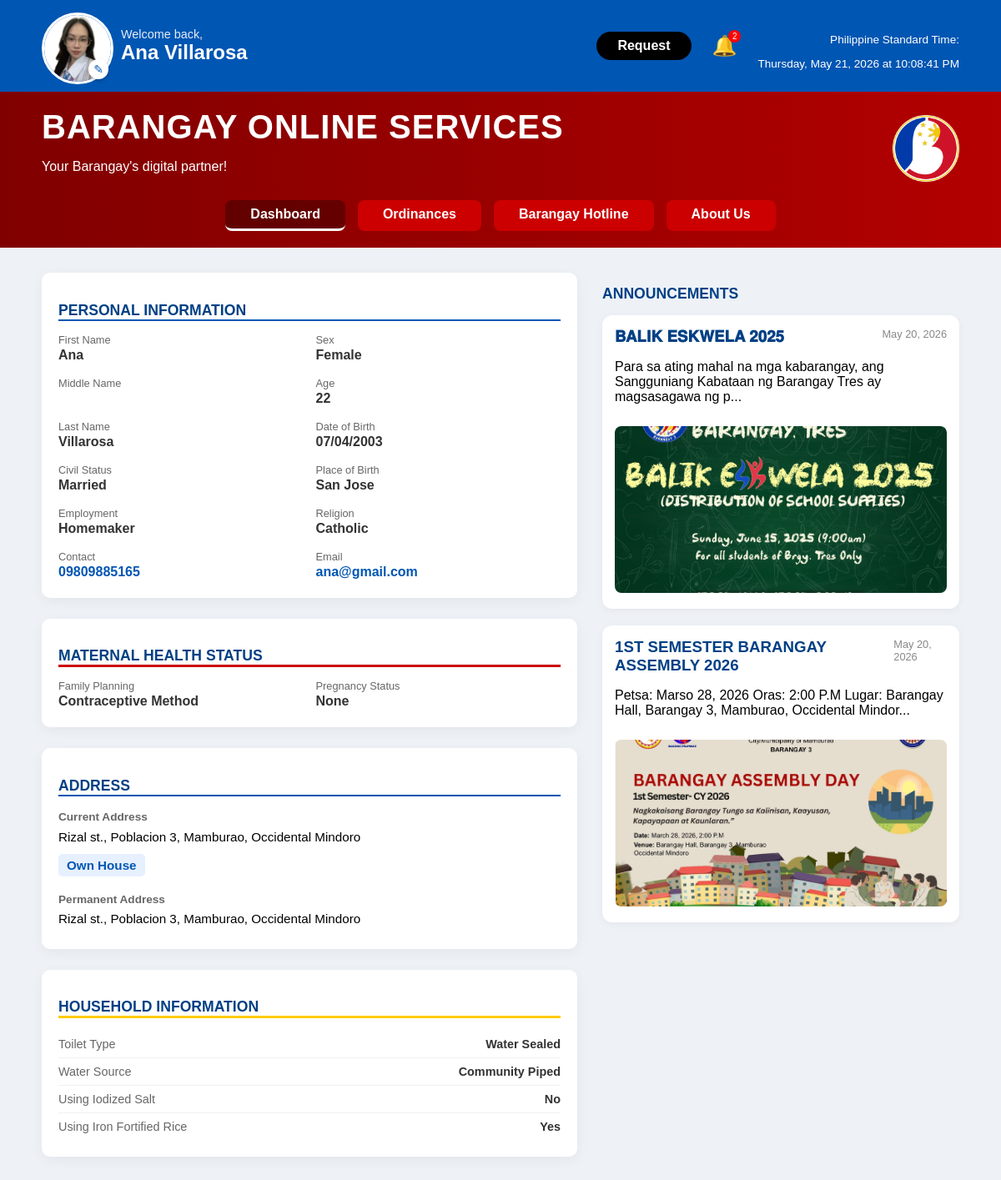
The app's page /dashboard.php (signed in) with its own data.
### tables this page shows
CREATE TABLE `accounts` (
  `id` int(11) NOT NULL,
  `email` varchar(100) NOT NULL,
  `username` varchar(50) NOT NULL,
  `password_hash` varchar(255) NOT NULL,
  `created_at` timestamp NOT NULL DEFAULT current_timestamp(),
  `is_admin` tinyint(1) DEFAULT 0
);

CREATE TABLE `residents` (
  `id` int(11) NOT NULL,
  `account_id` int(11) NOT NULL,
  `household_id` int(11) DEFAULT NULL,
  `family_group_id` int(11) DEFAULT NULL,
  `first_name` varchar(100) NOT NULL,
  `middle_name` varchar(100) DEFAULT NULL,
  `last_name` varchar(100) NOT NULL,
  `civil_status` enum('Single','Married','Separated','Divorced','Widowed','Live-in') NOT NULL,
  `sex` enum('Male','Female') NOT NULL,
  `dob` date NOT NULL,
  `place_of_birth` varchar(255) NOT NULL,
  `contact_no` varchar(11) NOT NULL,
  `religion` varchar(100) NOT NULL,
  `employment_status` enum('Employed','Unemployed','Self-employed','Student','Retired','Homemaker','Part-time') NOT NULL,
  `educational_attainment` enum('Elementary','High school','Senior high school','College / Undergraduate','College Graduate','No formal education','Vocational / Technical') NOT NULL,
  `family_planning` enum('Contraceptive Method','None') DEFAULT NULL,
  `pregnancy_status` enum('Pregnant','Delivered and Breastfeeding','None') DEFAULT NULL,
  `breastfeeding_type` enum('Exclusive breastfeeding','Formula feeding','Mixed feeding') DEFAULT NULL,
  `id_picture` varchar(255) NOT NULL,
  `status` enum('Pending','Approved','Rejected') DEFAULT 'Pending'
);

CREATE TABLE `address` (
  `id` int(11) NOT NULL,
  `resident_id` int(11) NOT NULL,
  `address_type` enum('current','permanent') NOT NULL,
  `street` varchar(255) NOT NULL,
  `barangay` varchar(100) NOT NULL,
  `municipality` varchar(100) NOT NULL,
  `province` varchar(100) NOT NULL,
  `residence_type` enum('Own House','Boarding House') NOT NULL
);

CREATE TABLE `household_info` (
  `id` int(11) NOT NULL,
  `resident_id` int(11) NOT NULL,
  `toilet_type` enum('Water Sealed','Open pit') NOT NULL,
  `water_source` enum('Community Piped','Well','Spring') NOT NULL,
  `iodized_salt` enum('Yes','No') NOT NULL,
  `iron_fortified_rice` enum('Yes','No') NOT NULL
);

CREATE TABLE `announcements` (
  `announcement_id` int(11) NOT NULL,
  `title` varchar(255) NOT NULL,
  `description` text NOT NULL,
  `media_file` varchar(255) DEFAULT NULL,
  `media_path` varchar(255) DEFAULT NULL,
  `status` enum('Active','Archived') DEFAULT 'Active',
  `created_at` timestamp NOT NULL DEFAULT current_timestamp(),
  `updated_at` timestamp NOT NULL DEFAULT current_timestamp() ON UPDATE current_timestamp()
);

### dashboard.php (the view, shortened to what this page needs)
<?php
require_once 'config.php';
$accountId = $_SESSION['account_id'];
$stmt = $pdo->prepare("
    SELECT
        a.username,
        a.email,
        r.*,
        cur.street AS current_street,
        cur.barangay AS current_barangay,
        cur.municipality AS current_municipality,
        cur.province AS current_province,
        cur.residence_type AS current_residence_type,
        perm.street AS permanent_street,
        perm.barangay AS permanent_barangay,
        perm.municipality AS permanent_municipality,
        perm.province AS permanent_province,
        h.toilet_type,
        h.water_source,
        h.iodized_salt,
        h.iron_fortified_rice
    FROM accounts a
    JOIN residents r ON a.id = r.account_id
    LEFT JOIN address cur ON r.id = cur.resident_id AND cur.address_type = 'current'
    LEFT JOIN address perm ON r.id = perm.resident_id AND perm.address_type = 'permanent'
    LEFT JOIN household_info h ON r.id = h.resident_id
    WHERE a.id = ?
");
$stmt->execute([$accountId]);
$user = $stmt->fetch();
$current_page = basename($_SERVER['PHP_SELF']);
$notifCountStmt = $pdo->prepare("SELECT COUNT(*) FROM notifications WHERE resident_id = ? AND is_read = 0");
$notifCountStmt->execute([$user['id']]);
$unreadCount = $notifCountStmt->fetchColumn();
$announcementsStmt = $pdo->query("SELECT * FROM announcements WHERE status = 'Active' ORDER BY created_at DESC");
$announcements = $announcementsStmt->fetchAll();
$comments_stmt = $pdo->query("SELECT c.*, a.username FROM comments c JOIN accounts a ON c.account_id = a.id ORDER BY c.created_at ASC");
$flat_comments = $comments_stmt->fetchAll(PDO::FETCH_ASSOC);
$all_comments = [];
foreach ($flat_comments as $c) {
    $all_comments[$c['announcement_id']][] = $c;
}
$dob = new DateTime($user['dob']);
$today = new DateTime();
$age = $today->diff($dob)->y;
?>
<!DOCTYPE html>
<html lang="en">
<head>
    <link rel="stylesheet" href="dashboard-style.css">
    <link rel="stylesheet" href="https://cdnjs.cloudflare.com/ajax/libs/font-awesome/6.0.0/css/all.min.css">
</head>
<body>
    <header class="dashboard-header">
        <div class="user-welcome">
            <div class="profile-img-container">
                <img src="Upload/id_pictures/<?= htmlspecialchars($user['id_picture']) ?>" alt="Profile">
                <a href="profile.php" class="edit-icon" title="Update Profile">✎</a>
            </div>
            <div class="welcome-text">
                <p>Welcome back,</p>
                <h1><?= htmlspecialchars($user['first_name'] . ' ' . $user['last_name']) ?></h1>
            </div>
        </div>
        <div class="header-actions">
            <a href="requests.php" class="btn-request" style="text-decoration: none;">Request</a>
            <a href="notifications.php" class="notification-bell" style="text-decoration: none; color: white;">
                <span class="bell-icon">🔔</span>
                <?php if ($unreadCount > 0): ?>
                    <span class="badge"><?= $unreadCount ?></span>
                <?php endif; ?>
            </a>
            <div class="ph-time">
                <p>Philippine Standard Time:</p>
                <span id="current-time"></span>
            </div>
        </div>
    </header>
    <section class="banner-section">
        <div class="banner-content">
            <div class="banner-text">
                <h1>BARANGAY ONLINE SERVICES</h1>
                <p>Your Barangay's digital partner!</p>
            </div>
            <img src="BHPS logo.png" alt="Logo" class="banner-logo">
        </div>
        <nav class="banner-nav">
            <a href="dashboard.php" class="nav-item <?= ($current_page == 'dashboard.php') ? 'active' : ''; ?>">Dashboard</a>
            <a href="ordinance.php" class="nav-item <?= ($current_page == 'ordinance.php') ? 'active' : ''; ?>">Ordinances</a>
            <a href="barangay_hotline.php" class="nav-item <?= ($current_page == 'barangay_hotline.php') ? 'active' : ''; ?>">Barangay Hotline</a>
            <a href="about.php" class="nav-item <?= ($current_page == 'about.php') ? 'active' : ''; ?>">About Us</a>
        </nav>
    </section>
    <main class="dashboard-container">
        <div class="info-column">
            <div class="info-card">
                <h2 class="card-title blue-border">PERSONAL INFORMATION</h2>
                <div class="info-grid">
                    <div class="info-item"><label>First Name</label><p><?= htmlspecialchars($user['first_name']) ?></p></div>
                    <div class="info-item"><label>Sex</label><p><?= htmlspecialchars($user['sex']) ?></p></div>
                    <div class="info-item"><label>Middle Name</label><p><?= htmlspecialchars($user['middle_name']) ?></p></div>
                    <div class="info-item"><label>Age</label><p><?= $age ?></p></div>
                    <div class="info-item"><label>Last Name</label><p><?= htmlspecialchars($user['last_name']) ?></p></div>
                    <div class="info-item"><label>Date of Birth</label><p><?= date('m/d/Y', strtotime($user['dob'])) ?></p></div>
                    <div class="info-item"><label>Civil Status</label><p><?= htmlspecialchars($user['civil_status']) ?></p></div>
                    <div class="info-item"><label>Place of Birth</label><p><?= htmlspecialchars($user['place_of_birth']) ?></p></div>
                    <div class="info-item"><label>Employment</label><p><?= htmlspecialchars($user['employment_status']) ?></p></div>
                    <div class="info-item"><label>Religion</label><p><?= htmlspecialchars($user['religion']) ?></p></div>
                    <div class="info-item"><label>Contact</label><p class="highlight"><?= htmlspecialchars($user['contact_no']) ?></p></div>
                    <div class="info-item"><label>Email</label><p class="highlight"><?= htmlspecialchars($user['email']) ?></p></div>
                </div>
            </div>
            <?php if ($user['sex'] === 'Female'): ?>
            <div class="info-card">
                <h2 class="card-title red-border">MATERNAL HEALTH STATUS</h2>
                <div class="info-grid">
                    <div class="info-item"><label>Family Planning</label><p><?= htmlspecialchars($user['family_planning'] ?? 'Not specified') ?></p></div>
                    <div class="info-item"><label>Pregnancy Status</label><p><?= htmlspecialchars($user['pregnancy_status'] ?? 'Not specified') ?></p></div>
                </div>
            </div>
            <?php endif; ?>
            <div class="info-card">
                <h2 class="card-title blue-border">ADDRESS</h2>
                <div class="address-section">
                    <label>Current Address</label>
                    <p><?= htmlspecialchars($user['current_street'] . ', ' . $user['current_barangay'] . ', ' . $user['current_municipality'] . ', ' . $user['current_province']) ?></p>
                    <p class="residence-type highlighted-type"><?= htmlspecialchars($user['current_residence_type']) ?></p>
                    <label style="margin-top:15px; display:block;">Permanent Address</label>
                    <p><?= htmlspecialchars($user['permanent_street'] . ', ' . $user['permanent_barangay'] . ', ' . $user['permanent_municipality'] . ', ' . $user['permanent_province']) ?></p>
                </div>
            </div>
            <div class="info-card">
                <h2 class="card-title yellow-border">HOUSEHOLD INFORMATION</h2>
                <div class="list-info">
                    <div class="list-row"><span>Toilet Type</span><strong><?= htmlspecialchars($user['toilet_type']) ?></strong></div>
                    <div class="list-row"><span>Water Source</span><strong><?= htmlspecialchars($user['water_source']) ?></strong></div>
                    <div class="list-row"><span>Using Iodized Salt</span><strong><?= htmlspecialchars($user['iodized_salt']) ?></strong></div>
                    <div class="list-row"><span>Using Iron Fortified Rice</span><strong><?= htmlspecialchars($user['iron_fortified_rice']) ?></strong></div>
                </div>
            </div>
        </div>
        <div class="announcements-column">
            <h2 class="card-title">ANNOUNCEMENTS</h2>
            <div class="announcement-list">
                <?php foreach($announcements as $a): ?>
                    <div class="post-card" onclick="viewDetails(<?= htmlspecialchars(json_encode($a)) ?>, <?= htmlspecialchars(json_encode($all_comments[$a['announcement_id']] ?? [])) ?>)">
                        <div class="post-header">
                            <h3 class="post-title"><?= htmlspecialchars($a['title']) ?></h3>
                            <span class="post-date"><?= date('M d, Y', strtotime($a['created_at'])) ?></span>
                        </div>
                        <p class="post-preview"><?= htmlspecialchars(substr($a['description'], 0, 100)) ?>...</p>
                        <?php if($a['media_file']): ?>
                            <div class="post-media-preview">
                                <?php if(preg_match('/\.(mp4|webm)$/i', $a['media_file'])): ?>
                                    <video src="<?= $a['media_file'] ?>"></video>
                                <?php else: ?>
                                    <img src="<?= $a['media_file'] ?>" alt="Preview">
                                <?php endif; ?>
                            </div>
                        <?php endif; ?>
                    </div>
                <?php endforeach; ?>
            </div>
        </div>
    </main>
</body>
</html>

### dashboard-style.css (style rules this page uses)
:root { --dash-blue: #0056b3; --dash-red: #cc0000; --dash-yellow: #ffcc00; --bg-main: #eef2f7; --text-blue: #004085; }
body { background-color: var(--bg-main); padding: 0; font-family: Arial, sans-serif; margin: 0; }
.dashboard-header { background-color: var(--dash-blue); color: white; padding: 15px 50px; display: flex; justify-content: space-between; align-items: center; }
.profile-img-container { position: relative; width: 80px; height: 80px; }
.profile-img-container img { width: 100%; height: 100%; border-radius: 50%; border: 3px solid white; object-fit: cover; }
.edit-icon { position: absolute; bottom: 0; right: 0; background: white; color: var(--dash-blue); border-radius: 50%; width: 24px; height: 24px; display: flex; align-items: center; justify-content: center; text-decoration: none; font-size: 14px; box-shadow: 0 2px 4px rgba(0,0,0,0.2); }
.user-welcome { display: flex; align-items: center; gap: 15px; }
.welcome-text p { margin: 0; font-size: 0.9rem; opacity: 0.9; }
.welcome-text h1 { margin: 0; font-size: 1.5rem; }
.header-actions { display: flex; align-items: center; gap: 25px; }
.btn-request { background: #000; color: white; border: none; padding: 8px 25px; border-radius: 20px; cursor: pointer; font-weight: bold; }
.notification-bell { position: relative; font-size: 1.5rem; cursor: pointer; }
.badge { position: absolute; top: -5px; right: -5px; background: red; font-size: 10px; padding: 2px 5px; border-radius: 50%; }
.ph-time { text-align: right; font-size: 0.85rem; }
.banner-section { background: linear-gradient(to right, #800000, #b30000); color: white; padding: 20px 50px; }
.banner-content { display: flex; justify-content: space-between; align-items: center; }
.banner-text h1 { font-size: 2.5rem; margin: 0; letter-spacing: 1px; }
.banner-logo { height: 80px; }
.banner-nav { display: flex; justify-content: center; gap: 15px; margin-top: 15px; }
.nav-item { background: var(--dash-red); color: white; text-decoration: none; padding: 8px 30px; border-radius: 8px; font-weight: bold; }
.dashboard-container { display: grid; grid-template-columns: 1.5fr 1fr; gap: 30px; padding: 30px 50px; }
.info-card { background: white; border-radius: 10px; padding: 20px; margin-bottom: 25px; box-shadow: 0 4px 15px rgba(0,0,0,0.05); }
.card-title { font-size: 1.1rem; color: var(--text-blue); margin-bottom: 15px; }
.blue-border { border-bottom: 2px solid var(--dash-blue); }
.yellow-border { border-bottom: 3px solid var(--dash-yellow); }
.red-border { border-bottom: 3px solid var(--dash-red); }
.info-grid { display: grid; grid-template-columns: repeat(2, 1fr); gap: 15px; }
.info-item label { color: #666; font-size: 0.8rem; display: block; }
.info-item p { margin: 2px 0; font-weight: bold; color: #333; }
.highlight { color: var(--dash-blue) !important; }
.address-section label { font-size: 0.85rem; color: #666; font-weight: bold; }
.address-section p { margin: 5px 0; font-size: 0.95rem; line-height: 1.4; }
.highlighted-type { display: inline-block; background: #e7f0ff; color: var(--dash-blue); padding: 3px 10px; border-radius: 5px; font-size: 0.8rem; font-weight: bold; margin-bottom: 10px; }
.list-info .list-row { display: flex; justify-content: space-between; padding: 8px 0; border-bottom: 1px solid #f0f0f0; }
.list-info .list-row:last-child { border-bottom: none; }
.list-info span { color: #666; font-size: 0.9rem; }
.list-info strong { color: #333; font-size: 0.9rem; }
.announcement-list { display: flex; flex-direction: column; gap: 20px; }
.post-card { background: white; border-radius: 12px; padding: 15px; box-shadow: 0 2px 10px rgba(0,0,0,0.05); cursor: pointer; transition: transform 0.2s; }
.post-header { display: flex; justify-content: space-between; align-items: flex-start; margin-bottom: 10px; }
.post-title { margin: 0; color: var(--text-blue); }
.post-date { font-size: 0.8rem; color: #888; }
.post-media-preview img, .post-media-preview video { width: 100%; border-radius: 8px; margin-top: 10px; max-height: 200px; object-fit: cover; }

### dashboard.php (style rules this page uses)
.banner-nav .nav-item.active { background-color: rgba(0, 0, 0, 0.3) !important; border-bottom: 3px solid white; font-weight: bold; }

### records on screen
accounts: residents.id_picture (picture), residents.first_name+last_name "Ana Villarosa", residents.first_name "Ana", residents.sex "Female", residents.last_name "Villarosa", residents.dob "07/04/2003", residents.civil_status "Married", residents.place_of_birth "San Jose", residents.employment_status "Homemaker", residents.religion "Catholic", residents.contact_no "09809885165", email "ana@gmail.com", residents.family_planning "Contraceptive Method", residents.pregnancy_status "None", address.street+barangay+municipality "Rizal st., Poblacion 3, Mamburao, Occidental Mindoro", address.residence_type "Own House", household_info.toilet_type "Water Sealed", household_info.water_source "Community Piped", household_info.iodized_salt "No", household_info.iron_fortified_rice "Yes"
announcements: title "𝐁𝐀𝐋𝐈𝐊 𝐄𝐒𝐊𝐖𝐄𝐋𝐀 𝟐𝟎𝟐𝟓", created_at "May 20, 2026", description "Para sa ating mahal na mga kabarangay, ang Sangguniang Kabataan ng Barangay Tres ay magsasagawa ng p", media_file (picture)
announcements: title "1ST SEMESTER BARANGAY ASSEMBLY 2026", created_at "May 20, 2026", description "Petsa: Marso 28, 2026 Oras: 2:00 P.M Lugar: Barangay Hall, Barangay 3, Mamburao, Occidental Mindor", media_file (picture)

### other values on screen
$unreadCount "2"
